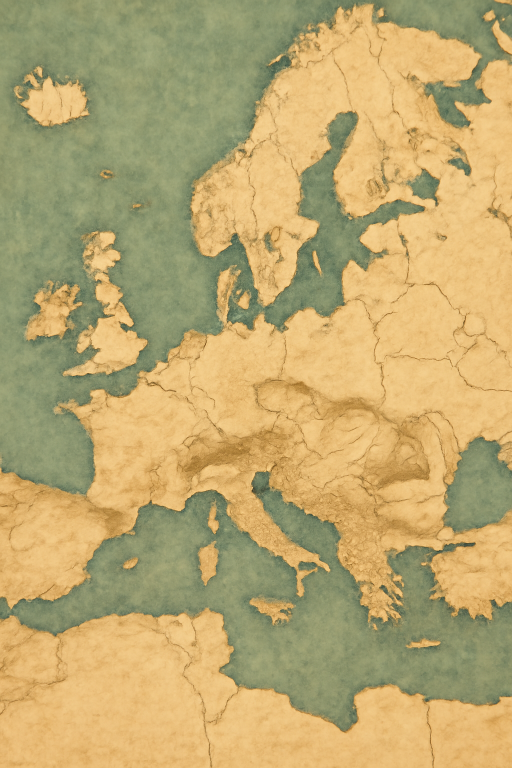
#> input picture frontend/assets/images/europe-map-vintage-new.png, 1024 x 1536 px, found by its file name (shown at 1/2 size)
$ python recolor_europe_map.py
#> lines starting #> are read from the running program, lines starting #| are printed output that depends on the picture; after the words box and inside, x2 and y2 are one past the last pixel; in counts of white or black regions, pixels touching at a corner belong together
"""
Recolor the Europe map:
1. Change land color to warm parchment beige (#E1CB9F range)
2. Remove country borders (dark lines on land)
3. Keep sea/ocean colors intact
4. Preserve coastline definition
"""
from PIL import Image, ImageFilter
import numpy as np

# Load the original map
img = Image.open('/app/frontend/assets/images/europe-map-vintage-new.png')
#> img is the input picture: PIL image 1024x1536 RGB; mean R, G, B 188.7, 168.3, 112.5
arr = np.array(img, dtype=np.float64)
h, w = arr.shape[:2]
#> h = 1536; w = 1024
print(f"Image: {w}x{h}")
#| Image: 1024x1536

r, g, b = arr[:,:,0], arr[:,:,1], arr[:,:,2]

# --- Step 1: Create land/sea masks ---
diff = r - b
land_mask = diff > 25  # Land: R much higher than B
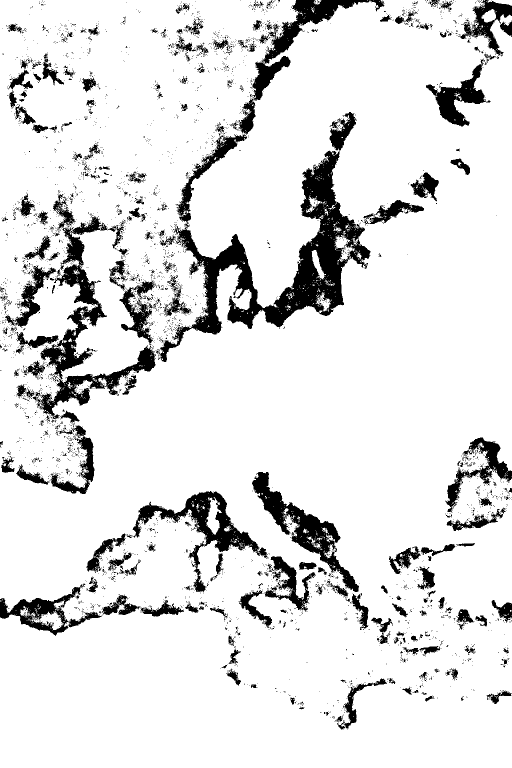
#> land_mask: shape (1536, 1024) bool (shown at 1/2 size); 88.3% white; 4165 black regions (3907 under 20 px), largest, box (x1, y1, x2, y2) and area: (312, 224, 741, 724) 43990, (65, 454, 312, 839) 17015, (504, 944, 718, 1184) 10628
sea_mask = ~land_mask

# Refine: expand land mask slightly to catch border pixels near coastlines
from scipy import ndimage
land_mask_expanded = ndimage.binary_dilation(land_mask, iterations=2)
#> land_mask_expanded: shape (1536, 1024) bool; 94.3% white; 601 black regions (406 under 20 px), largest, box (x1, y1, x2, y2) and area: (527, 406, 707, 653) 11708, (360, 460, 525, 667) 8533, (277, 984, 505, 1102) 5338

# --- Step 2: Detect border lines on land ---
# Borders are darker lines on land areas
brightness = (r + g + b) / 3
# Border pixels: on land but darker than typical land
border_mask = land_mask & (brightness < 210)

# Also detect thin dark lines (high local contrast)
# Use a local std filter approach
from PIL import ImageFilter
gray = img.convert('L')
gray_arr = np.array(gray, dtype=np.float64)

# Local contrast: difference from blurred version
blurred = np.array(img.filter(ImageFilter.GaussianBlur(radius=5)), dtype=np.float64)
local_diff = np.abs(arr - blurred).mean(axis=2)

# Borders: on land, high local contrast OR dark
border_mask2 = land_mask & ((local_diff > 15) | (brightness < 205))

print(f"Border pixels detected: {border_mask2.sum()} ({border_mask2.mean()*100:.1f}%)")
#| Border pixels detected: 1389329 (88.3%)

# --- Step 3: Create the target parchment color palette ---
# Target: warm beige parchment like #E1CB9F with texture variation
# Primary: RGB(225, 203, 159) = #E1CB9F
# Lighter:  RGB(240, 225, 190) = #F0E1BE
# Darker:   RGB(205, 180, 135) = #CDB487

# Create a noise texture for natural parchment feel
np.random.seed(42)
noise = np.random.normal(0, 1, (h, w))
# Smooth the noise for larger-scale texture variation
from scipy.ndimage import gaussian_filter
noise_smooth = gaussian_filter(noise, sigma=15)  # Large-scale variation
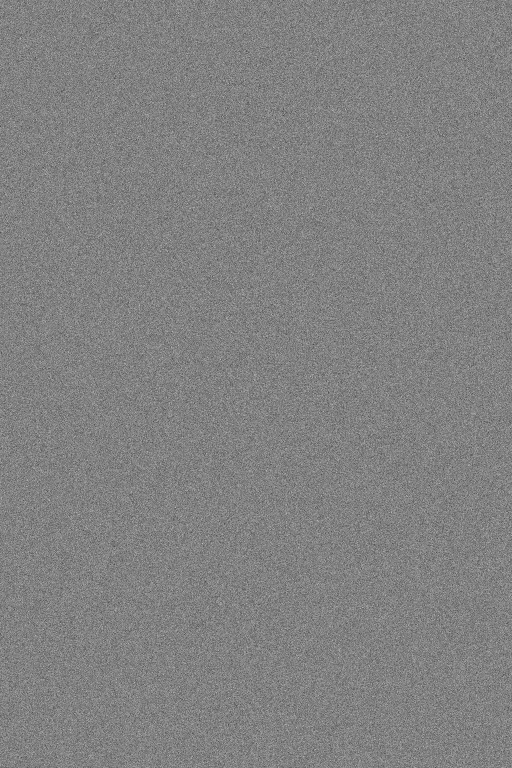
#> noise: shape (1536, 1024) float64 (shown at 1/2 size); min -4.83, max 4.68, mean -0.00137; drawn with min black and max white
noise_fine = gaussian_filter(np.random.normal(0, 1, (h, w)), sigma=3)  # Fine grain

# Normalize noise to 0-1 range
noise_smooth = (noise_smooth - noise_smooth.min()) / (noise_smooth.max() - noise_smooth.min())
noise_fine = (noise_fine - noise_fine.min()) / (noise_fine.max() - noise_fine.min())

# Combine: 70% large texture + 30% fine grain
noise_combined = 0.7 * noise_smooth + 0.3 * noise_fine
noise_combined = (noise_combined - noise_combined.min()) / (noise_combined.max() - noise_combined.min())

# Target color range
# Base: #E1CB9F (225, 203, 159)
# We'll vary from lighter (#F0E1BE = 240,225,190) to slightly darker (#CDB487 = 205,180,135)
target_r = 210 + noise_combined * 30   # 210-240
target_g = 185 + noise_combined * 35   # 185-220
target_b = 140 + noise_combined * 45   # 140-185

# Add some subtle warm brown splotches for realism
splotch_noise = gaussian_filter(np.random.normal(0, 1, (h, w)), sigma=40)
splotch_noise = (splotch_noise - splotch_noise.min()) / (splotch_noise.max() - splotch_noise.min())
splotch_mask = splotch_noise > 0.7  # Occasional darker patches

target_r[splotch_mask] -= 15
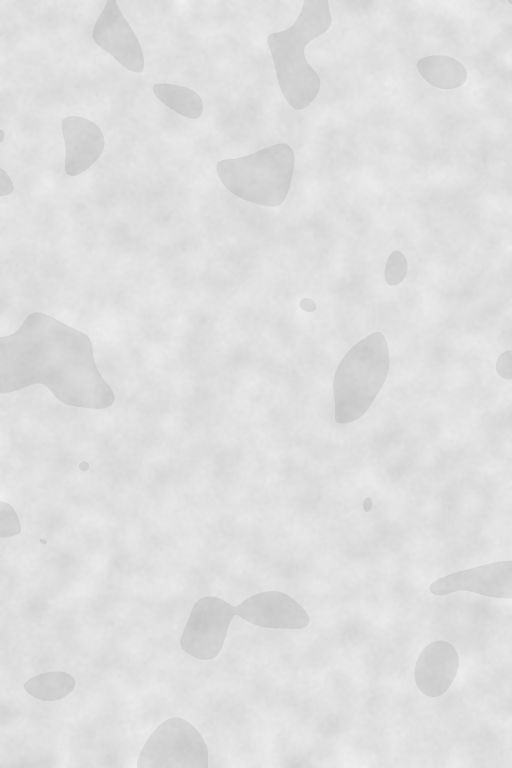
#> target_r: shape (1536, 1024) float64 (shown at 1/2 size); min 197.3, max 240, mean 223.3
target_g[splotch_mask] -= 18
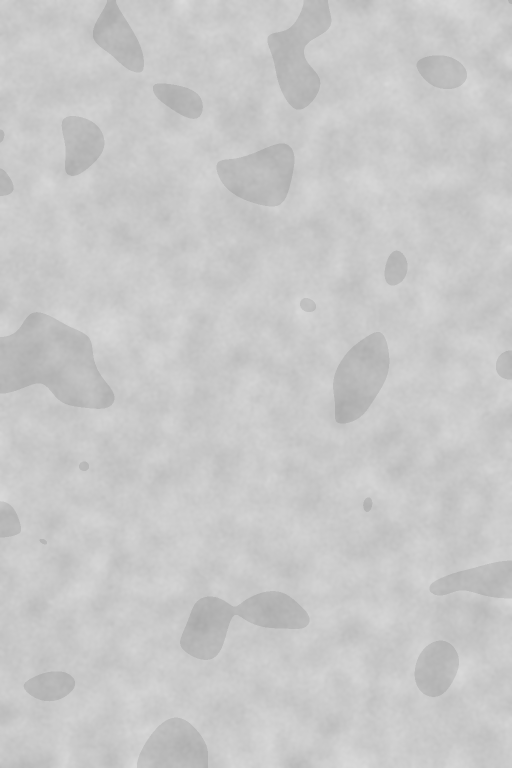
#> target_g: shape (1536, 1024) float64 (shown at 1/2 size); min 169.7, max 220, mean 200.5
target_b[splotch_mask] -= 12
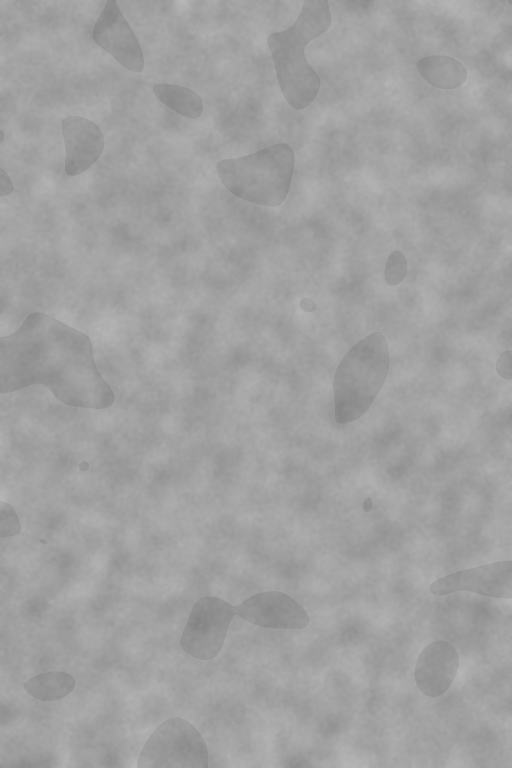
#> target_b: shape (1536, 1024) float64 (shown at 1/2 size); min 131.5, max 185, mean 161

# --- Step 4: Apply recoloring ---
result = arr.copy()

# Replace ALL land pixels (including borders) with parchment color
result[:,:,0][land_mask] = target_r[land_mask]
result[:,:,1][land_mask] = target_g[land_mask]
result[:,:,2][land_mask] = target_b[land_mask]

# Also fill in border pixels that might have been on the edge
# Use the expanded land mask to catch border residuals near coastlines
edge_only = land_mask_expanded & ~land_mask
#> edge_only: shape (1536, 1024) bool; 6% white in thin lines or dots
# For edge pixels, blend with neighboring land color
result[:,:,0][edge_only] = target_r[edge_only]
result[:,:,1][edge_only] = target_g[edge_only]
result[:,:,2][edge_only] = target_b[edge_only]
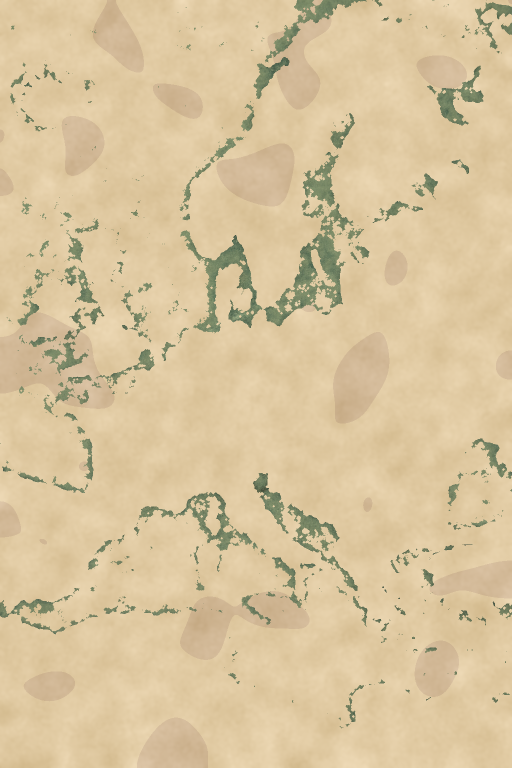
#> result: shape (1536, 1024, 3) float64 (shown at 1/2 size); mean R, G, B 217.2, 196.5, 157.4

# --- Step 5: Smooth the land areas to remove any border remnants ---
# Apply a gentle blur only on land areas
result_img = Image.fromarray(np.clip(result, 0, 255).astype(np.uint8))
blurred_result = np.array(result_img.filter(ImageFilter.GaussianBlur(radius=2)), dtype=np.float64)

# Only apply blur on land (not on coastlines/sea)
# Erode land mask to avoid blurring coastlines
land_interior = ndimage.binary_erosion(land_mask, iterations=3)
#> land_interior: shape (1536, 1024) bool; 77% white; 272 black regions, largest, box (x1, y1, x2, y2) and area: (0, 0, 1024, 1536) 235417, (170, 979, 634, 1263) 32727, (501, 941, 743, 1268) 19407
result[:,:,0][land_interior] = blurred_result[:,:,0][land_interior]
result[:,:,1][land_interior] = blurred_result[:,:,1][land_interior]
result[:,:,2][land_interior] = blurred_result[:,:,2][land_interior]

# --- Step 6: Ensure smooth coastline transition ---
# Create a transition zone at the land/sea boundary
coast_zone = land_mask & ~ndimage.binary_erosion(land_mask, iterations=4)
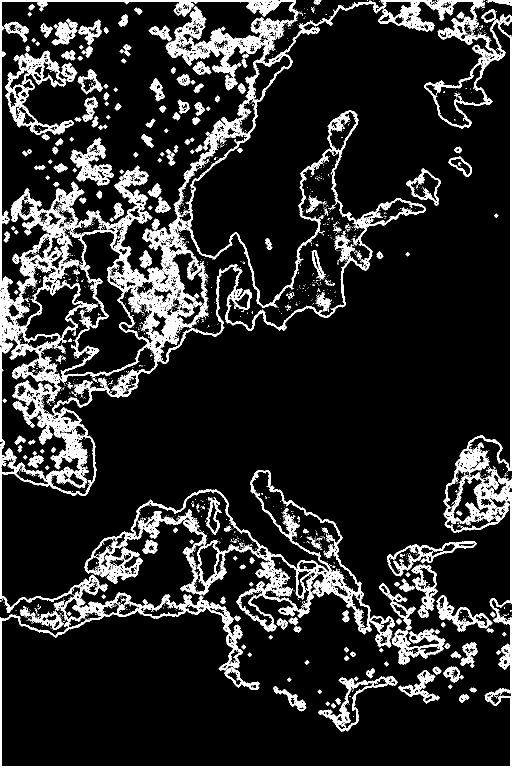
#> coast_zone: shape (1536, 1024) bool (shown at 1/2 size); 14% white; 2067 white regions (1837 under 20 px), largest, box (x1, y1, x2, y2) and area: (0, 0, 1024, 1536) 135822, (169, 940, 789, 1296) 25101, (10, 101, 155, 270) 6008
# In the coast zone, blend land color with a slight darkening for definition
result[:,:,0][coast_zone] = np.clip(result[:,:,0][coast_zone] * 0.92, 0, 255)
result[:,:,1][coast_zone] = np.clip(result[:,:,1][coast_zone] * 0.90, 0, 255)
result[:,:,2][coast_zone] = np.clip(result[:,:,2][coast_zone] * 0.88, 0, 255)

# Clip and save
result = np.clip(result, 0, 255).astype(np.uint8)
out = Image.fromarray(result)
out.save('/app/frontend/assets/images/europe-map-vintage-new.png', quality=95)
print("Map recolored and saved!")

# Also save a backup
out.save('/app/backend/europe-map-recolored.png', quality=95)
print("Backup saved to /app/backend/europe-map-recolored.png")

$ run again, with frontend/assets/images/afnord-map-center.png copied over frontend/assets/images/europe-map-vintage-new.png
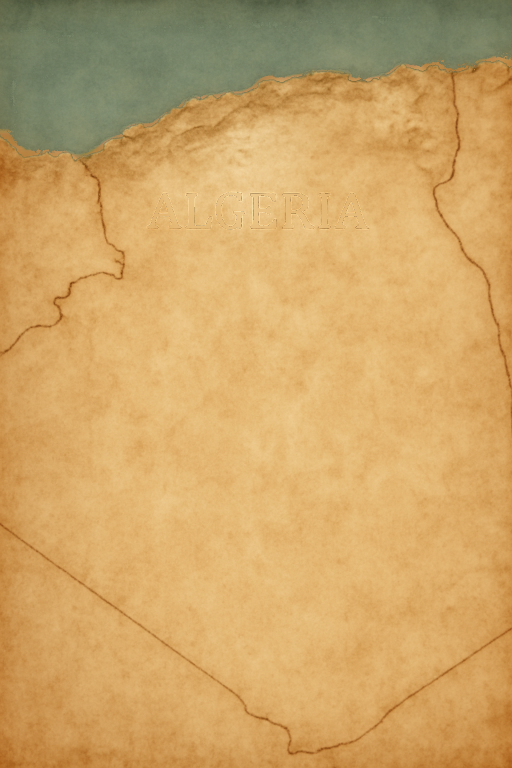
#> input picture frontend/assets/images/afnord-map-center.png, 1024 x 1536 px, found by its file name (shown at 1/2 size)
#> img is the input picture: PIL image 1024x1536 RGB; mean R, G, B 205.7, 165.2, 102.9
#| Image: 1024x1536
#> `land_mask = diff > 25`:
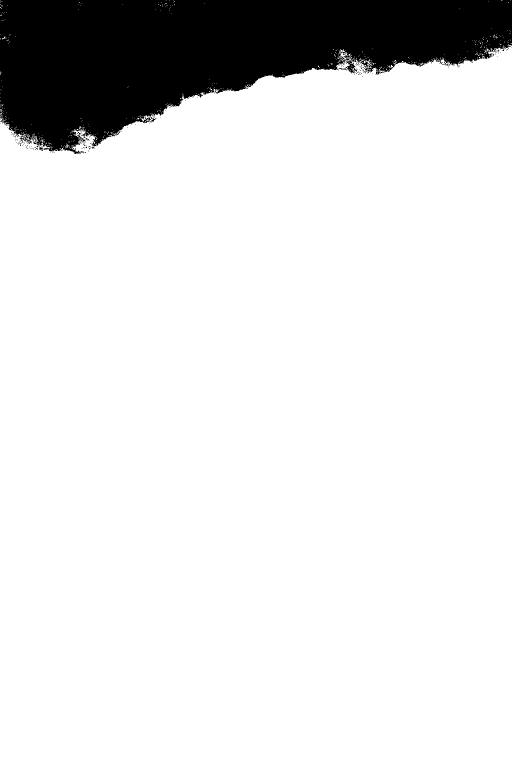
#> land_mask: shape (1536, 1024) bool (shown at 1/2 size); 87.9% white; 175 black regions (172 under 20 px), largest, box (x1, y1, x2, y2) and area: (0, 0, 1024, 308) 189291, (78, 294, 86, 302) 34, (163, 266, 171, 276) 27
#> land_mask_expanded: shape (1536, 1024) bool; 88.6% white; 45 black regions (40 under 20 px), largest, box (x1, y1, x2, y2) and area: (0, 0, 1024, 300) 179166, (33, 260, 42, 267) 39, (970, 107, 978, 115) 27, (208, 267, 215, 277) 27, (672, 101, 677, 111) 23
#> border_mask: shape (1536, 1024) bool; 87.9% white; 358 black regions (346 under 20 px), largest, box (x1, y1, x2, y2) and area: (0, 0, 1024, 308) 189291, (503, 393, 506, 447) 54, (501, 385, 538, 386) 37
#| Border pixels detected: 1383149 (87.9%)
#> edge_only: shape (1536, 1024) bool; 0.65% white in thin lines or dots, all inside (x1, y1, x2, y2) = (0, 0, 1024, 308)
#> land_interior: shape (1536, 1024) bool; 86.7% white; 1 black region, box (x1, y1, x2, y2) and area: (0, 0, 1024, 1536) 209513
#> `coast_zone = land_mask & ~ndimage.binary_erosion(land_mask, iterations..`:
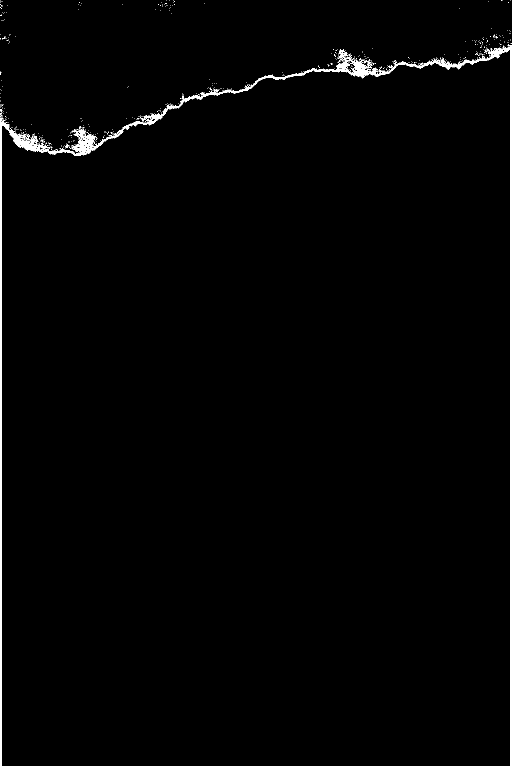
#> coast_zone: shape (1536, 1024) bool (shown at 1/2 size); 1.6% white; 508 white regions (506 under 20 px), largest, box (x1, y1, x2, y2) and area: (0, 89, 1024, 1536) 23794, (130, 287, 138, 296) 24

$ run again, with frontend/assets/images/afnord-map-right.png copied over frontend/assets/images/europe-map-vintage-new.png
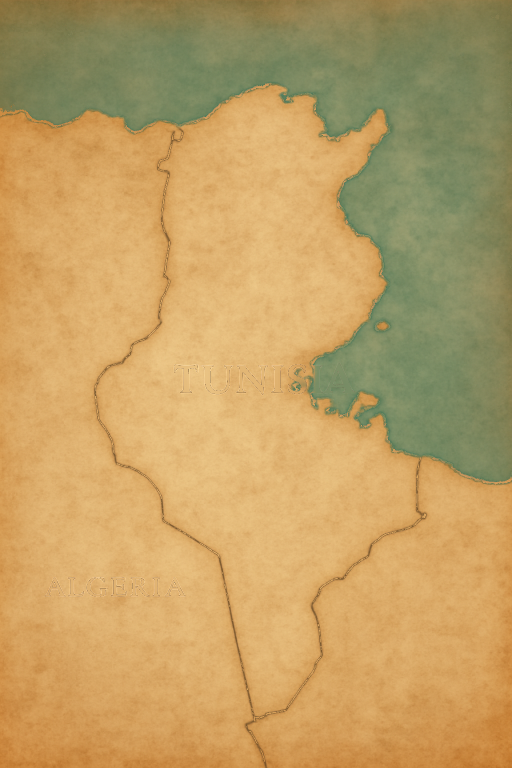
#> input picture frontend/assets/images/afnord-map-right.png, 1024 x 1536 px, found by its file name (shown at 1/2 size)
#> img is the input picture: PIL image 1024x1536 RGB; mean R, G, B 192.4, 159.6, 100.2
#| Image: 1024x1536
#> land_mask: shape (1536, 1024) bool; 93.3% white; 1961 black regions (1916 under 20 px), largest, box (x1, y1, x2, y2) and area: (47, 85, 1024, 964) 91299, (841, 307, 951, 429) 5175, (720, 360, 778, 421) 677
#> land_mask_expanded: shape (1536, 1024) bool; 96.1% white; 221 black regions (190 under 20 px), largest, box (x1, y1, x2, y2) and area: (624, 647, 998, 962) 30495, (316, 88, 806, 468) 17916, (741, 446, 875, 667) 7077
#| Border pixels detected: 1467970 (93.3%)
#> edge_only: shape (1536, 1024) bool; 2.8% white in thin lines or dots, all inside (x1, y1, x2, y2) = (32, 78, 1024, 967)
#> land_interior: shape (1536, 1024) bool; 88.4% white; 68 black regions, largest, box (x1, y1, x2, y2) and area: (0, 0, 1024, 1536) 162063, (834, 250, 963, 434) 12682, (813, 169, 911, 239) 2624
#> `coast_zone = land_mask & ~ndimage.binary_erosion(land_mask, iterations..`:
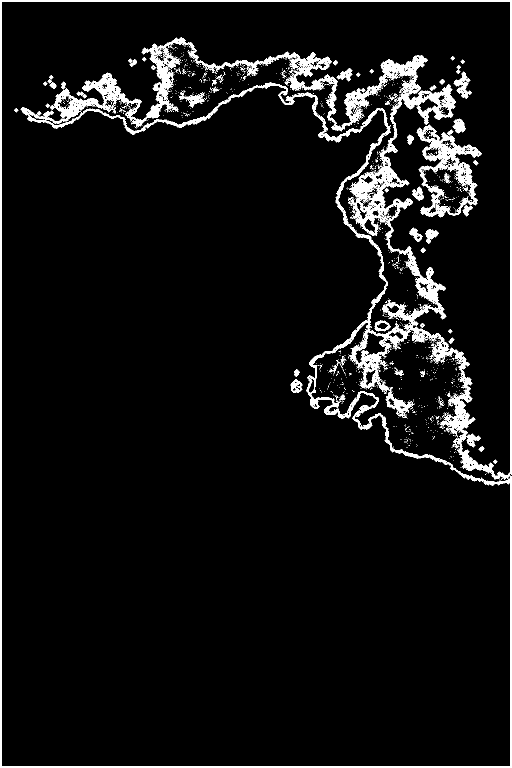
#> coast_zone: shape (1536, 1024) bool (shown at 1/2 size); 6% white; 1563 white regions (1496 under 20 px), largest, box (x1, y1, x2, y2) and area: (0, 0, 1024, 1536) 77020, (833, 249, 964, 435) 6575, (772, 774, 829, 836) 909
